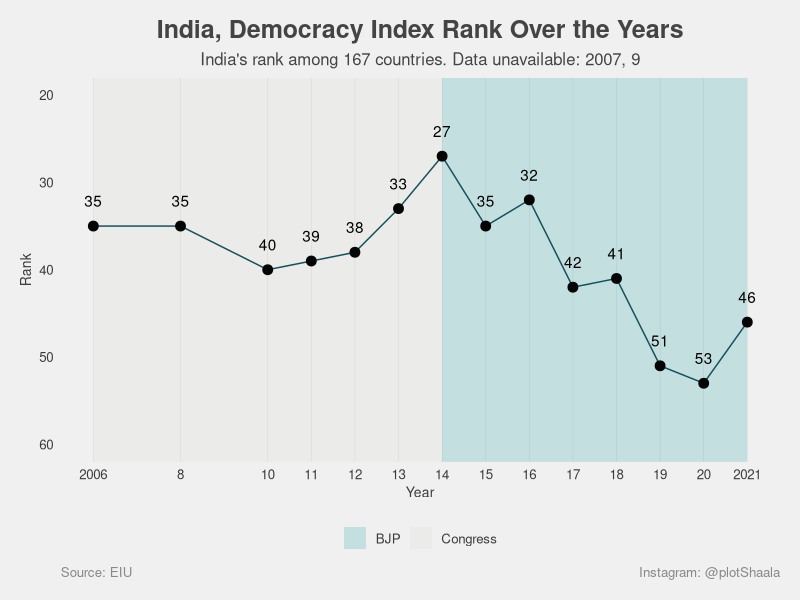

Write the R code that produced this figure.

# Libraries
library(ggplot2)
library(ggthemes)
library(dplyr)

# Variables
partyColor <- c(Congress = "#D7D9CE",  BJP = "#119DA4")
titleColor <- "#444444"
footerColor <- "#888888" 
displayResolution <- 600
lineColor <- "#13505B"
pointColor <- "#040404" 


# set working directory and read the file
setwd("/Users/sanjaynoronha/Desktop/R/Github/R_charts")
df <- read.csv("Fig2_Democracy_Index_India.csv") 

# print the file to see the contents
df

# ggplot the data
p <- ggplot(df, aes(x=year, y= rank)) +
  geom_rect(data = df, aes(xmin = year, xmax = year_end, fill = party), ymin =-Inf, ymax = Inf, alpha = 0.2) +
  geom_text(aes(label = rank), vjust = - 1.6) +
  geom_line(colour = lineColor) +
  geom_point(size = 3, colour = pointColor) +
  scale_y_reverse(limits = c(60, 20)) + #Ref: https://r-graphics.org/recipe-axes-reverse
  scale_x_continuous(  breaks    =c(2006, 2008, 2010, 2011, 2012, 2013, 2014, 2015, 2016, 2017, 2018, 2019, 2020, 2021)
                       , labels = c(2006, 8, 10, 11, 12, 13, 14, 15, 16, 17, 18, 19, 20, 2021)) +
  scale_fill_manual(values = partyColor) + 
  
  # this is our base theme
  theme_fivethirtyeight() +
  
  # customize the base theme
  labs(
    title = "India, Democracy Index Rank Over the Years"
    , subtitle = "India's rank among 167 countries. Data unavailable: 2007, 9"
    , caption = c("Instagram: @plotShaala", "Source: EIU" )
  ) +
  
  theme(
    plot.caption = element_text(hjust=c(1, 0), colour = footerColor)
    , plot.title = element_text(colour = titleColor, hjust = 0.5)
    , plot.subtitle = element_text(colour = titleColor, hjust = 0.5)
  ) +
  
  theme(
    panel.grid.major.y =  element_blank()
    , panel.grid.major.x =  element_line(size = 0.15)
    , panel.grid.minor.x =  element_blank()
    , panel.grid.minor.y = element_blank()
  ) +
  
  theme(
    axis.ticks = element_blank()
  ) +
  
  theme(
    legend.title = element_blank()
    , legend.position="bottom"
    , legend.background = element_blank()
  ) +
  
  theme(axis.title = element_text(size = 10)) + ylab('Rank') + xlab('Year')



# save plot in high resolution
ggsave(plot = p,  width = 6.0, height = 5.2 ,dpi = displayResolution, filename = "Fig2_Democracy_Index_India.png")




